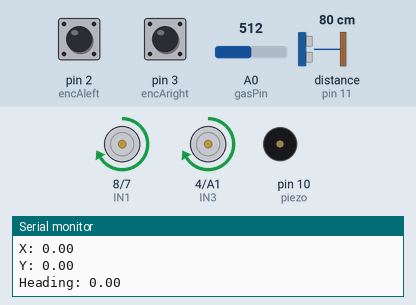
A sketch run on a simulated Arduino Uno, built with avr-gcc and run on an emulated ATmega328P. On the bench: motor-driver pin pairs drawn as motors (green arrow = first pin HIGH = forward, orange = second pin HIGH = backward, longer = more drive, scaled by the enable pin), buzzer (waves = sounding, pin HIGH), the last lines printed to the serial monitor. Wiring (inferred from the names in the program): ultrasonic range finder: trigger pin 12; echo pin 11. The test bench sets the inputs (shaded band); at power-on: distance to the obstacle (sensor on pin 11) 80 cm, pin 2 (encAleft) HIGH, pin 3 (encAright) HIGH, A0 (gasPin) = 512. The echo pulse lasts 58.3 µs per cm; pins used as bus, display or sensor lines are not drawn.

Above: at 1.2 s.
1.3 s: distance to the obstacle (sensor on pin 11) set to 55 cm
4.3 s: distance to the obstacle (sensor on pin 11) set to 48 cm
At 4.8 s:
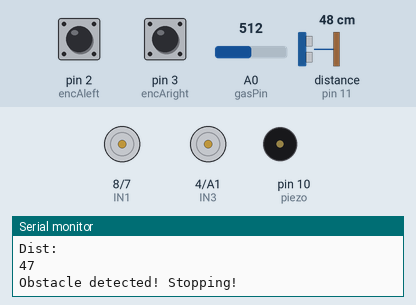
7.3 s: pin 2 (encAleft) pulled LOW for 0.15 s
At 8.8 s:
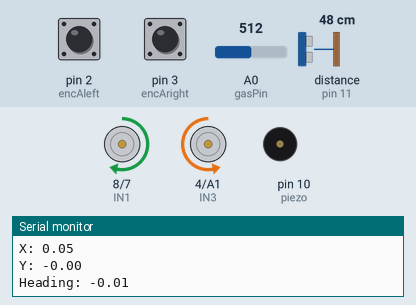
13.4 s: distance to the obstacle (sensor on pin 11) set to 2 cm
At 14.8 s:
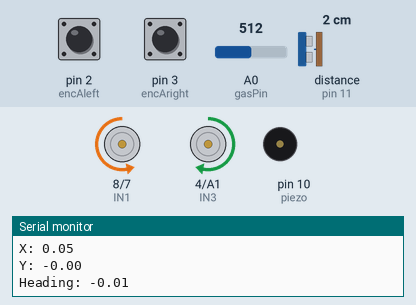
16.4 s: pin 3 (encAright) pulled LOW for 0.15 s
Timing chart, 0 to 20.4 s (numbered marks = the images above; inputs shaded):
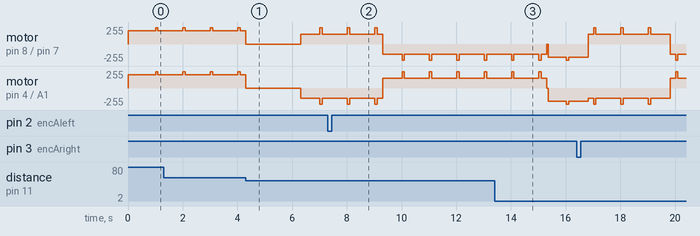

The sketch:

super_amur1__PID___Odomentry_.ino
```cpp
//Pin declarations
const int trigPin = 12;
const int echoPin = 11;
const int gasPin = A0;
const int piezo = 10;
const int encAleft = 2;
const int encBleft = A2;
const int encAright = 3;
const int encBright = A3;
//gas limit
const int gasLimit = 100;

//Left motors
const int EN1 = 9;
const int IN1 = 8;
const int IN2 = 7;

//Right motors
const int EN2 = 5;
const int IN3 = 4;
const int IN4 = A1;

// FUNCTION DECLARATIONS
long getDistance();
void alarmSound(int times);
void beepSound(int freq);
void stopRobot();

void moveBackwards(int speed);
void moveForward(int speed);
void turnRight(int speed);
void turnLeft(int speed);
void spinRight(int speed);
void spinLeft(int speed);
void countLeftPulses();
void countRightPulses();
void calculateRightPID(float dt);
void calculateLeftPID(float dt);
void updateOdomentry(float dL, float dR);
void readEncoderMovement();

//enumeration
enum RobotState{
  	STOPPED,
	MOVING_FORWARD,
  	TURNING,
  	RESUMING,
  	SCANNING_RIGHT,
  	SCANNING_LEFT,
  	DECIDING,
  	REVERSING
};

RobotState currentState = MOVING_FORWARD;
RobotState previousState = MOVING_FORWARD;

long rightDist = 0;
long leftDist = 0;


long previousDist = 0;
int previousGasValue = 0;

//First Runs boolean
bool firstRun = true;
bool turnRightChosen = true;
bool secondRun = true;
bool thirdRun = true;
bool firstRightPIDRun = true;
bool firstLeftPIDRun = true;

//Volatile values
volatile unsigned long leftPulseCount = 0;

volatile unsigned long rightPulseCount = 0;

volatile long leftEncoderCount = 0;
volatile long rightEncoderCount = 0;

long prevLeftEncoderCount = 0;
long prevRightEncoderCount = 0;

const float pulsePerRevolution = 100.0;

// Left motor PID
float leftError = 0.0;
float leftIntegral = 0.0;
float leftPreviousError = 0.0;
float leftDerivative = 0.0;
float leftPIDOutput = 0.0;

// Right motor PID
float rightError = 0.0;
float rightIntegral = 0.0;
float rightPreviousError = 0.0;
float rightDerivative = 0.0;
float rightPIDOutput = 0.0;

//Constants
float Kp = 0.5;
float Ki = 0.0;
float Kd = 0.0;

float P = 0.0;
float I = 0.0;
float D = 0.0;

float leftRPM = 0.0;
float rightRPM = 0.0;

float targetRPM = 250.0;

unsigned long prevTime = 0;
unsigned long prevEncTime = 0;

int basePWM = 120;
int rightMotorPWM = 0;
int leftMotorPWM = 0;

float dL = 0.0;
float dR = 0.0;
float robotX = 0.0;
float robotY = 0.0;
float robotHeading = 0.0;

float wheelCircumference = 11.0;
float wheelSeparation = 14.0;

//SETUP
void setup(){
	pinMode(echoPin, INPUT);
  	pinMode(gasPin, INPUT);
  	pinMode(trigPin, OUTPUT);
  	pinMode(piezo, OUTPUT);
  	pinMode(EN1, OUTPUT);
  	pinMode(IN1, OUTPUT);
  	pinMode(IN2, OUTPUT);
  	pinMode(EN2, OUTPUT);
  	pinMode(IN3, OUTPUT);
  	pinMode(IN4, OUTPUT);
  	pinMode(encAleft, INPUT_PULLUP);
  	pinMode(encBleft, INPUT_PULLUP);
  	pinMode(encAright, INPUT_PULLUP);
  	pinMode(encBright, INPUT_PULLUP);

  	attachInterrupt(digitalPinToInterrupt(encAleft), countLeftPulses, RISING);
  	attachInterrupt(digitalPinToInterrupt(encAright), countRightPulses, RISING);
  	Serial.begin(9600);

  	// Establish forward direction
	digitalWrite(IN1, HIGH);
	digitalWrite(IN2, LOW);
	digitalWrite(IN3, HIGH);
	digitalWrite(IN4, LOW);

	// Start both motors at the base PWM
	analogWrite(EN1, basePWM);
	analogWrite(EN2, basePWM);
}

//Distance function
long getDistance(){
	digitalWrite(trigPin, LOW);
  	delayMicroseconds(10);
  	digitalWrite(trigPin, HIGH);
  	delayMicroseconds(10);
  	digitalWrite(trigPin, LOW);
  	delayMicroseconds(10);

  long duration = pulseIn(echoPin, HIGH, 30000);
  if (duration == 0) return 0;

  return duration * 0.034 / 2;
}

//Pulses(X4 quadrature decoding)
void countLeftPulses(){

	leftPulseCount++;
	leftEncoderCount++;
}
void countRightPulses(){

	rightPulseCount++;
	rightEncoderCount++;
}

//PID calculations
void calculateLeftPID(float dt){

  	P = Kp * leftError;

  	leftIntegral += leftError * dt;
  	leftIntegral = constrain(leftIntegral, -100, 100);
  	I = leftIntegral * Ki;

  	if (firstLeftPIDRun) {
    	leftPreviousError = leftError;
    	firstLeftPIDRun = false;
	}
  	leftDerivative = (leftError - leftPreviousError)/dt;
  	D = leftDerivative * Kd;

  	leftPIDOutput = P + I + D;

  	leftPreviousError = leftError;
}

void calculateRightPID(float dt){

  	P = Kp * rightError;

  	rightIntegral += rightError * dt;
  	rightIntegral = constrain(rightIntegral, -100, 100);
  	I = rightIntegral * Ki;

  	if (firstRightPIDRun) {
    	rightPreviousError = rightError;
    	firstRightPIDRun = false;
	}
  	rightDerivative = (rightError - rightPreviousError)/dt;
  	D = rightDerivative * Kd;

  	rightPIDOutput = P + I + D;

  	rightPreviousError = rightError;
}

//Odometry
void updateOdomentry(float dL, float dR){
	//calculating distance
  	float centerDistance = (dL + dR)/2.0;

  	//calculating turning
  	float deltaHeading = (dR - dL)/wheelSeparation;

  	//calculating average heading
  	float midHeading = robotHeading + (deltaHeading / 2.0);

  	//updating robot position
  	robotX += centerDistance * cos(midHeading);
  	robotY += centerDistance * sin(midHeading);

  	//updating robot direction
  	robotHeading += deltaHeading;

  	//Serial
  	Serial.print("X: ");
	Serial.println(robotX);

	Serial.print("Y: ");
	Serial.println(robotY);

	Serial.print("Heading: ");
	Serial.println(robotHeading);
}

//Encoder movement
void readEncoderMovement (){
	long currentLeftCount;
  	long currentRightCount;

  	//Safely count pulses
  	noInterrupts();

  	currentLeftCount = leftEncoderCount;
  	currentRightCount = rightEncoderCount;

  	interrupts();

  	//Culculate pulse difference
 	long deltaLeft = currentLeftCount - prevLeftEncoderCount;
  	long deltaRight = currentRightCount - prevRightEncoderCount;

  	//Reset the previous counts
  	prevLeftEncoderCount = currentLeftCount;
  	prevRightEncoderCount = currentRightCount;

  	//Culculate distance covered by left and right wheels
  	dL = (deltaLeft / pulsePerRevolution) * wheelCircumference;
  	dR = (deltaRight / pulsePerRevolution) * wheelCircumference;

  	float distance =  (dL + dR)/2.0;

  	Serial.print("Distance: ");
   	Serial.print(distance);
    Serial.println(" cm");

  	//Update Odomentry
  	updateOdomentry(dL, dR);


}

//alarm
void alarmSound(int times){
  for (int i=0; i < times; i++){
  	tone(piezo, 1000, 300);
    delay(400);
    tone(piezo, 500, 300);
    delay(400);
  }
}
void beepSound(int freq){
	tone(piezo, freq, 150);
  	delay(400);
}

//motor controlls
void stopRobot(){
  	analogWrite(EN1, 0);
    analogWrite(EN2, 0);
	digitalWrite(IN1, LOW); digitalWrite(IN2, LOW);
  	digitalWrite(IN3, LOW); digitalWrite(IN4, LOW);
  }

void moveBackwards(int speed = 180){
	digitalWrite(IN1, LOW);digitalWrite(IN2, HIGH);
  	digitalWrite(IN3, LOW); digitalWrite(IN4, HIGH);
  	analogWrite(EN1, speed); analogWrite(EN2, speed);
}
void moveForward(int speed = 180){
	digitalWrite(IN1, HIGH); digitalWrite(IN2, LOW);
  	digitalWrite(IN3, HIGH); digitalWrite(IN4, LOW);
  	analogWrite(EN1, speed); analogWrite(EN2, speed);
}
void turnRight(int speed = 140){
	digitalWrite(IN1, HIGH); digitalWrite(IN2, LOW);
  	digitalWrite(IN3, LOW); digitalWrite(IN4, LOW);
  	analogWrite(EN1, speed); analogWrite(EN2, speed);
}
void turnLeft(int speed = 140){
	digitalWrite(IN1, LOW); digitalWrite(IN2, LOW);
  	digitalWrite(IN3, HIGH); digitalWrite(IN4, LOW);
  	analogWrite(EN1, speed); analogWrite(EN2, speed);
}
void spinRight(int speed = 150){
	digitalWrite(IN1, HIGH); digitalWrite(IN2, LOW);
  	digitalWrite(IN3, LOW); digitalWrite(IN4, HIGH);
  	analogWrite(EN1, speed); analogWrite(EN2, speed);
}
void spinLeft(int speed = 150){
	digitalWrite(IN1, LOW); digitalWrite(IN2, HIGH);
  	digitalWrite(IN3,HIGH);digitalWrite(IN4, LOW);

  	analogWrite(EN1, speed); analogWrite(EN2, speed);
}

//Brain
void loop(){

	long count;
	long dist = getDistance();
  	int gasValue = analogRead(gasPin);


  	unsigned long currTime = millis();
  if (abs(dist - previousDist) >= 5 || secondRun){
  	Serial.println("Dist:");Serial.println(dist);

    previousDist = dist;
    secondRun = false;
  }
  if (gasValue != previousGasValue || thirdRun){
  	Serial.println("Gas:");Serial.println(gasValue);

    previousGasValue = gasValue;
    thirdRun = false;
  }

  unsigned long encElapsed = currTime - prevEncTime;

  if (currTime - prevEncTime >= 1000){

    unsigned long leftPulses;
    unsigned long rightPulses;

    noInterrupts();

    leftPulses = leftPulseCount;
    rightPulses = rightPulseCount;

    leftPulseCount = 0;
    rightPulseCount = 0;

	count = leftEncoderCount;

	interrupts();

    //Pulses
    Serial.println("Left pulses:");
    Serial.println(leftPulses);

    Serial.println("Right pulses:");
    Serial.println(rightPulses);

    //RPM
    leftRPM = (leftPulses * 60000.0)/(pulsePerRevolution * encElapsed);
    rightRPM = (rightPulses * 60000.0)/(pulsePerRevolution * encElapsed);

    Serial.print("Left RPM: ");
	Serial.println(leftRPM);

	Serial.print("Right RPM: ");
	Serial.println(rightRPM);

      //PIDOUTPUT
	// Calculate actual elapsed time in seconds
	float dt = encElapsed / 1000.0;

	// Calculate each motor's error
	leftError = targetRPM - leftRPM;
	rightError = targetRPM - rightRPM;

	// Calculate each motor's PID output
	if (dt > 0) {
    	calculateLeftPID(dt);
    	calculateRightPID(dt);

    	// Convert PID corrections into motor PWM values
    	leftMotorPWM = constrain(basePWM + leftPIDOutput, 0, 255);
    	rightMotorPWM = constrain(basePWM + rightPIDOutput, 0, 255);

    	// Apply independent PWM values to the motors
    	analogWrite(EN1, leftMotorPWM);
    	analogWrite(EN2, rightMotorPWM);

    	Serial.print("Left PWM: ");
    	Serial.println(leftMotorPWM);

    	Serial.print("Right PWM: ");
    	Serial.println(rightMotorPWM);

		readEncoderMovement();

	}

    prevEncTime = currTime;

  }


  if (currentState != previousState || firstRun){
    if (currentState == MOVING_FORWARD){
    	Serial.println("You are safe. Moving forward");
    }
    else if (currentState == STOPPED){
    	Serial.println("Obstacle detected! Stopping!");
    }
    else if (currentState == SCANNING_RIGHT){
    	Serial.println("Scanning right side...");
    }
    else if (currentState == SCANNING_LEFT){
    	Serial.println("Scanning left side...");
    }
    else if (currentState == DECIDING){
    	Serial.println("Robot is deciding which way to turn...");
    }
    else if (currentState == TURNING){
    	Serial.println("Robot is turning to a safer side...");
    }
    else if (currentState == RESUMING){
    	Serial.println("Robot is resuming moving forward...");
    }else if (currentState == REVERSING){
    	Serial.println("Reversing for proper scanning...");
    }
    previousState = currentState;
    firstRun = false;

  }

  if (currentState == MOVING_FORWARD){
    if (dist >= 50){
    	moveForward(200);
    }
    else{
    	stopRobot();

      	currentState = STOPPED;
      	prevTime = millis();
    }

  }
  else if (currentState == STOPPED){
  	stopRobot();

    if (millis() - prevTime >= 2000){
    	currentState = SCANNING_RIGHT;
      	prevTime = millis();
    }
  }
  else if (currentState == SCANNING_RIGHT){
    spinRight(150);

    if (millis() - prevTime >= 3000){
      	stopRobot();

    	rightDist = getDistance();
      	currentState = SCANNING_LEFT;
      	prevTime = millis();
    }
  }
  else if (currentState == SCANNING_LEFT){
  	spinLeft(150);

    if (millis() - prevTime >= 6000){
      	stopRobot();

    	leftDist = getDistance();
      	currentState = DECIDING;
      	prevTime = millis();
    }
  }
  else if (currentState == DECIDING) {
    stopRobot();

    if (rightDist < 50 && leftDist < 50) {
        Serial.println("Both sides blocked. Scanning again.");

        currentState = REVERSING;
        prevTime = millis();
    }
    else {
        if (rightDist > leftDist) {
            turnRightChosen = true;
        }
        else if (leftDist > rightDist) {
            turnRightChosen = false;
        }
        else {
            turnRightChosen = true;
        }

        currentState = TURNING;
        prevTime = millis();
    	}
	}
  else if (currentState == TURNING){
	    if (turnRightChosen) {
        turnRight(150);
    }
    else {
        turnLeft(150);
    }

    if (millis() - prevTime >= 3000) {
        stopRobot();
        currentState = RESUMING;
        prevTime = millis();
    }
  }
  else if (currentState == RESUMING){
  	moveForward(245);
    currentState = MOVING_FORWARD;
    prevTime = millis();
  }
  else if (currentState == REVERSING){
  	moveBackwards(200);

    if (millis() - prevTime >= 1500){
    	stopRobot();
      	currentState = SCANNING_RIGHT;
      	prevTime = millis();
    }
  }
}
```

Measured:
- the behaviour switches between 51 and 50 cm on distance to the obstacle (sensor on pin 11) (found by bisection; images 0 and 1)
